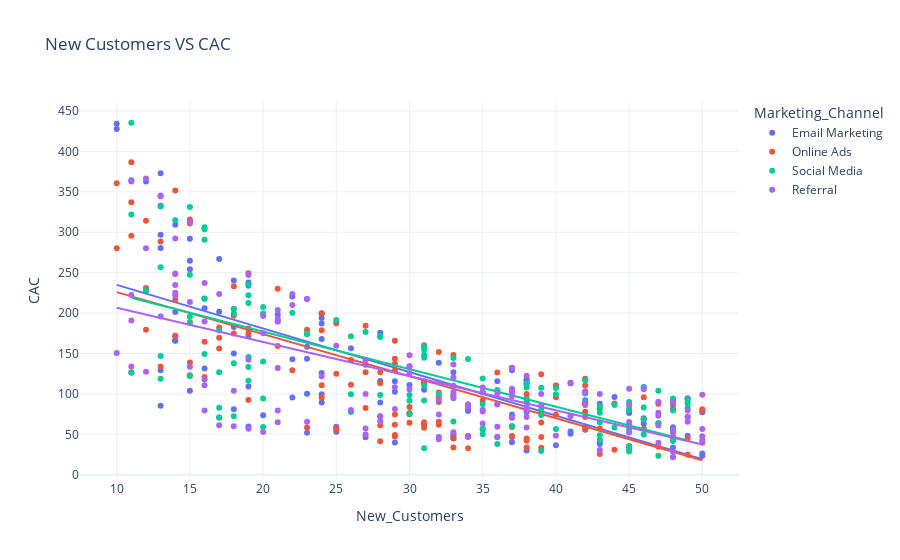

Notebook code cell kept with this figure:
### Code cell
px.scatter(data,x='New_Customers',y='CAC',color='Marketing_Channel',title='New Customers VS CAC',
           trendline='ols')
